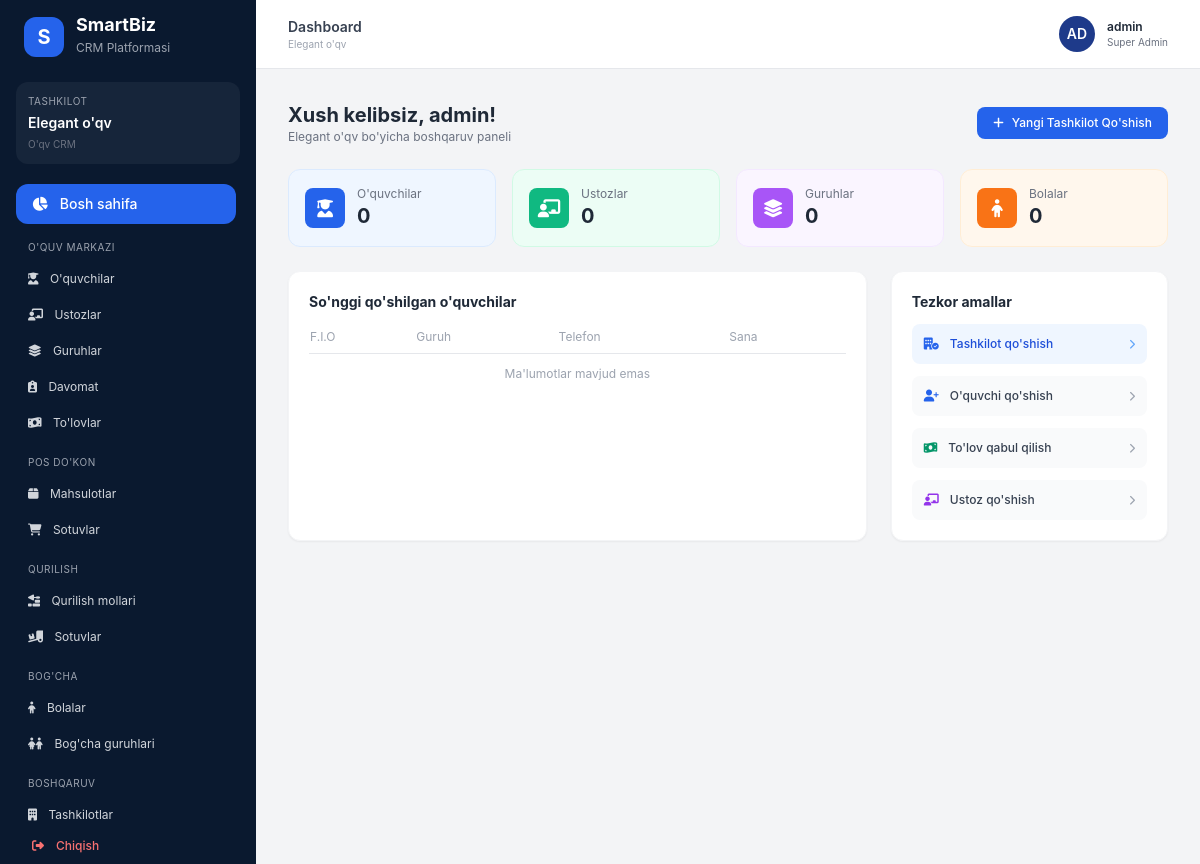
Before: /dashboard12/ (signed in) with the older database file.
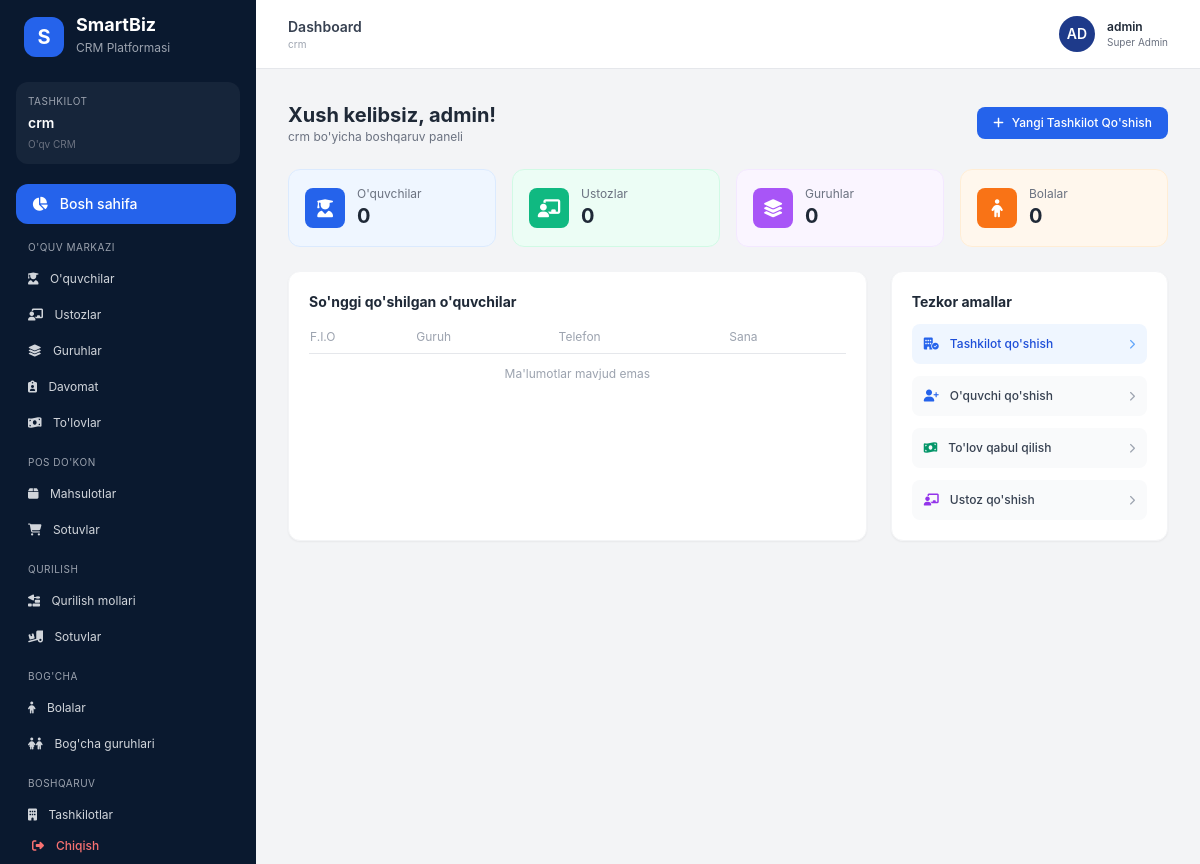
After: the same page with the newer database file.
### start/models.py (models this page shows, shortened)
class Tenant(models.Model):
    name = models.CharField(max_length=200)
    category = models.ForeignKey(Category, on_delete=models.PROTECT, related_name="tenants")
    owner_phone = models.CharField(max_length=20, blank=True)
    created_at = models.DateTimeField(auto_now_add=True)

class Category(models.Model):
    MODULE_CRM = "crm"
    MODULE_POS = "pos"
    MODULE_QUR = "qur"
    MODULE_PRARAB = "prarab"  # <-- Prarablar moduli qo'shildi
    MODULE_BOGCHA = "bogcha"
    MODULE_GUGURT = "gugurt"
    MODULE_TYPE_CHOICES = [
        (MODULE_CRM, "CRM (oquv markaz, klinika va h.k.)"),
        (MODULE_POS, "POS (dokon, market)"),
        (MODULE_QUR, "QUR (qurilish mollar dokoni)"),
        (MODULE_PRARAB, "Prarab va Qurilish logistikasi"),  # <-- Admin paneldagi nomi
        (MODULE_BOGCHA, "BOGCHA (bogcha, xususiy maktab)"),
        (MODULE_GUGURT, "GUGURT (import va tarqatish)"),
    ]
    name = models.CharField(max_length=100)
    slug = models.SlugField(unique=True)
    module_type = models.CharField(
        max_length=10, choices=MODULE_TYPE_CHOICES, default=MODULE_CRM,
        help_text="Qaysi tizim ishlatilishini belgilaydi: CRM, POS yoki Prarab.",
    )
    is_available = models.BooleanField(
        default=False,
        help_text="Modul tayyor bolgach True qiling. False bolsa dashboardda blok holatda korinadi.",
    )

### start/views.py (the view, shortened to what this page needs)
# urls.py: path('dashboard12/', custom_dashboard, name='custom_dashboard'),
@login_required
def custom_dashboard(request):
    user = request.user
    if _is_super_admin(user):
        tenant = Tenant.objects.select_related("category").first()
    if not tenant:
        return redirect("dashboard_categories")
    total_students = Student.objects.filter(
        tenant=tenant
    ).count()
    total_teachers = Teacher.objects.filter(
        tenant=tenant
    ).count()
    total_groups = Group.objects.filter(
        tenant=tenant
    ).count()
    total_children = Child.objects.filter(
        tenant=tenant
    ).count()
    recent_students = Student.objects.filter(
        tenant=tenant
    ).order_by("-id")[:5]
    if _is_super_admin(user):
        managed_tenants = Tenant.objects.select_related(
            "category"
        ).all()
    else:
        managed_tenants = Tenant.objects.filter(
            id=tenant.id
        ).select_related("category")
    context = {
        "user_name": user.first_name or user.username,
        "is_super_admin": _is_super_admin(user),
        "tenant": tenant,
        "slug": tenant.category.slug,
        "tenant_id": tenant.id,
        "total_students": total_students,
        "total_teachers": total_teachers,
        "total_groups": total_groups,
        "total_children": total_children,
        "recent_students": recent_students,
        "managed_tenants": managed_tenants,
    }
    return render(
        request,
        "dashboard/index.html",
        context
    )

### start/context_processors.py (called while the page is built, shortened)
def notifications(request):
    resolver = getattr(request, "resolver_match", None)
    if not resolver:
        return {}
    tenant_id = resolver.kwargs.get("tenant_id")
    if not tenant_id:
        return {}

### start/views.py (called while the page is built)
def _is_super_admin(user):
    return user.is_superuser or getattr(user, "is_super_admin", False)

### templates/dashboard/index.html (shortened to what the changed rows need)
<!DOCTYPE html>
<html lang="uz">
<head>
    <script src="https://cdn.tailwindcss.com"></script>
    <link rel="stylesheet"
          href="https://cdnjs.cloudflare.com/ajax/libs/font-awesome/6.4.0/css/all.min.css">
</head>
<body class="bg-gray-100 flex min-h-screen">
<aside class="w-64 bg-[#0a192f] text-white flex flex-col justify-between p-4 flex-shrink-0">
    <div>
        <div class="flex items-center gap-3 mb-6 px-2">
            <div>
                <h1 class="text-lg font-bold leading-none">
                    SmartBiz
                </h1>
            </div>
        </div>
        <div class="bg-white/5 rounded-xl p-3 mb-5">
            <p class="text-[10px] text-gray-400 uppercase tracking-wider">
                Tashkilot
            </p>
            <p class="text-sm font-semibold text-white truncate mt-1">
                {{ tenant.name }}
            </p>
            <p class="text-[10px] text-gray-500 mt-1">
                {{ tenant.category.name }}
            </p>
        </div>
    </div>
</aside>
<div class="flex-1 flex flex-col min-w-0">
    <header class="bg-white border-b px-8 py-4 flex items-center justify-between">
        <div>
            <p class="text-sm font-semibold text-gray-700">
                Dashboard
            </p>
            <p class="text-[10px] text-gray-400">
                {{ tenant.name }}
            </p>
        </div>
    </header>
    <main class="p-8 space-y-6 flex-1 overflow-y-auto">
        <div class="flex justify-between items-center">
            <div>
                <h2 class="text-xl font-bold text-gray-800">
                    Xush kelibsiz, {{ user_name }}!
                </h2>
                <p class="text-gray-500 text-xs">
                    {{ tenant.name }} bo'yicha boshqaruv paneli
                </p>
            </div>
        </div>
        <div class="grid grid-cols-1 lg:grid-cols-3 gap-6">
            <div class="lg:col-span-2 bg-white p-5 rounded-xl border border-gray-100 shadow-sm space-y-4">
                <div class="overflow-x-auto">
                    <table class="w-full text-left text-xs">
                        <thead>
                            <tr class="text-gray-400 border-b">
                                <th class="pb-2 font-normal">
                                    F.I.O
                                </th>
                                <th class="pb-2 font-normal">
                                    Guruh
                                </th>
                                <th class="pb-2 font-normal">
                                    Telefon
                                </th>
                                <th class="pb-2 font-normal">
                                    Sana
                                </th>
                            </tr>
                        </thead>
                    </table>
                </div>
            </div>
        </div>
    </main>
</div>
</body>
</html>

Changed rows visible on the page:
removed Tenant: name "Elegant o'qv", category.name "O'qv CRM"
added Tenant: name "crm", category.name "O'qv CRM"
